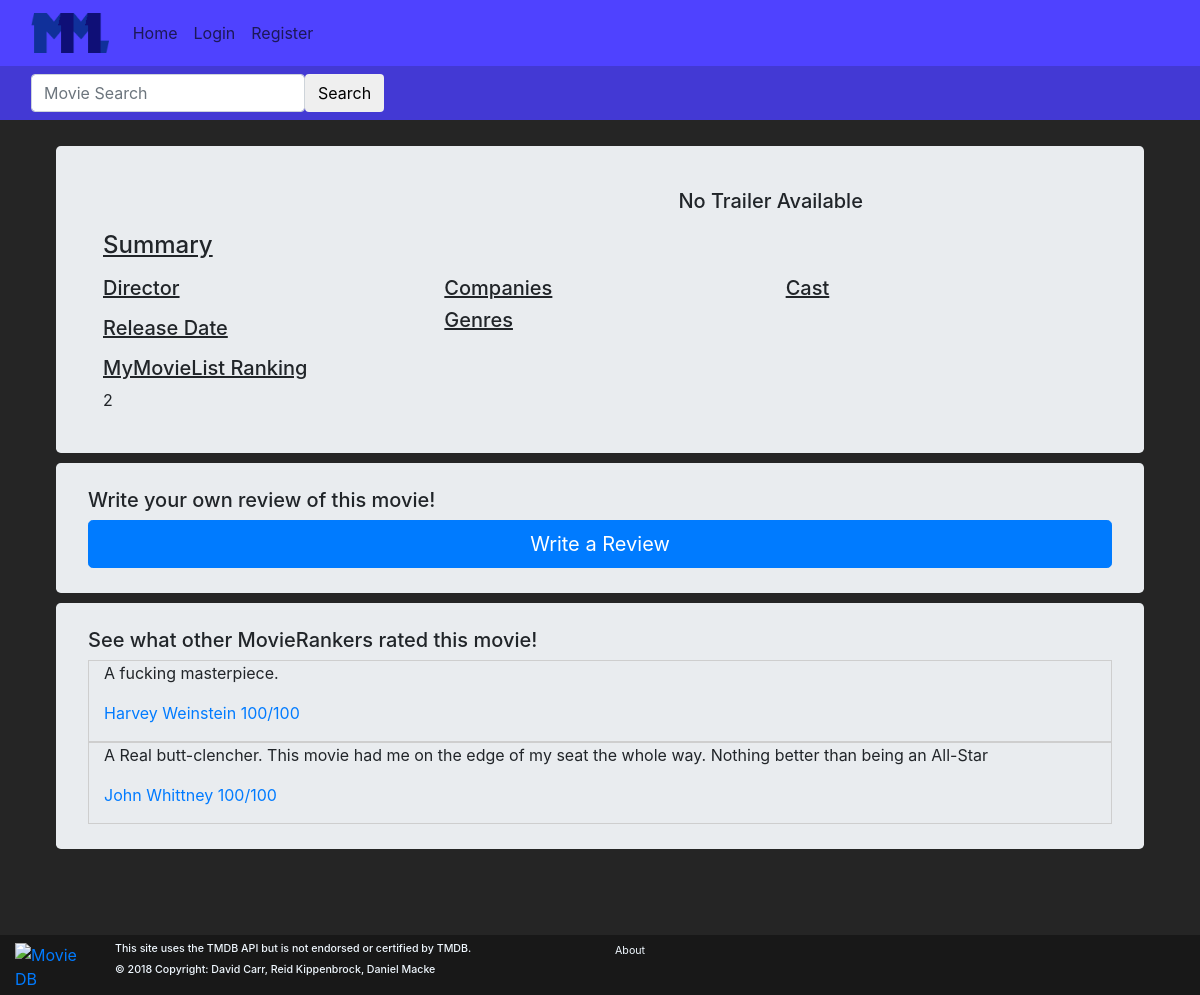
/movies/?movie_id=808, run on an earlier commit of the app's database.
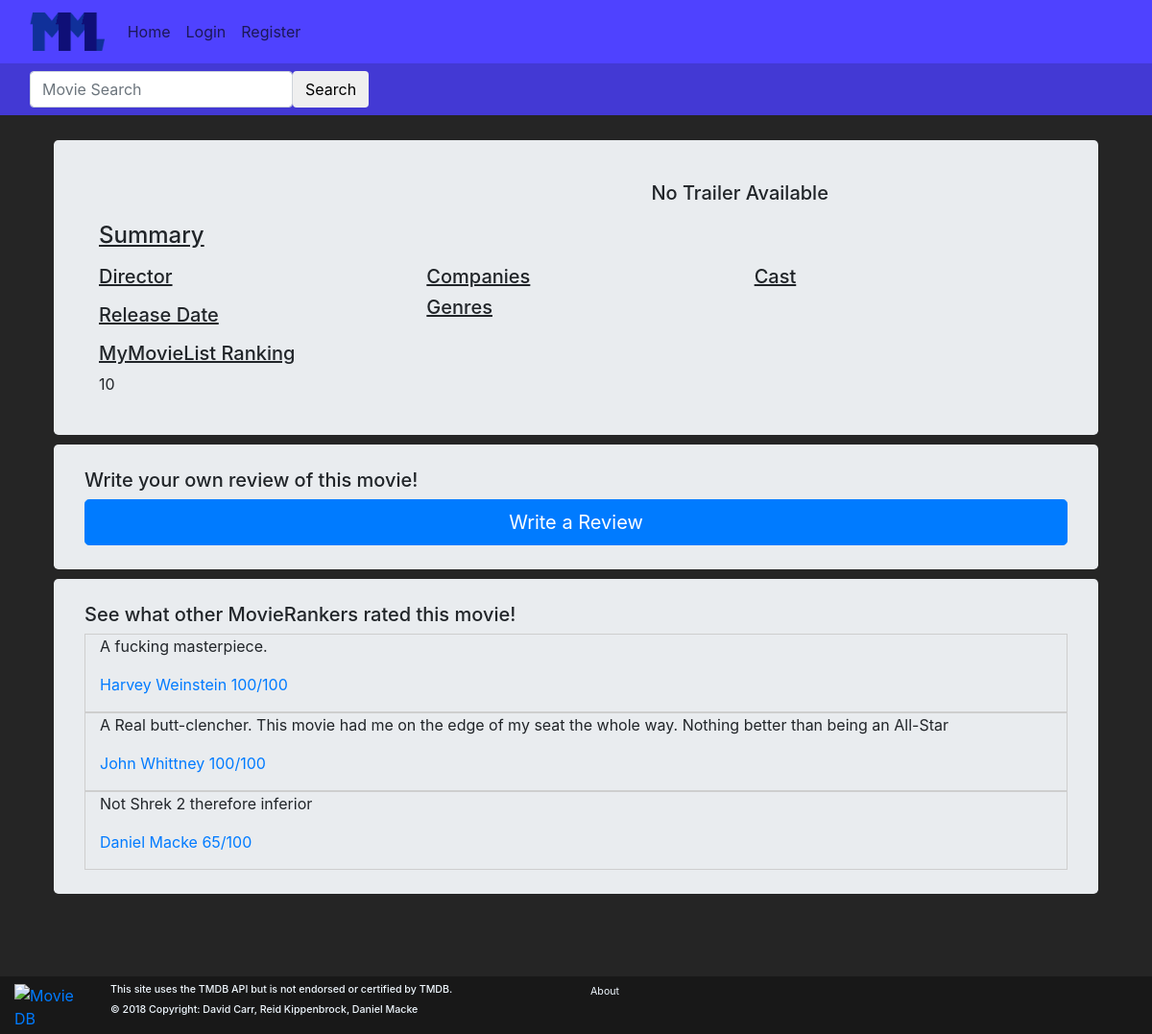
And on a later commit of the database.
### movies/models.py (models this page shows)
class MovieReview(models.Model):
    user = models.ForeignKey(User,on_delete=models.CASCADE,default=1)
    movie_id = models.IntegerField(default=0)
    movie_title = models.CharField(max_length=50, default='')
    rating = models.IntegerField(
        default=0,
        validators=[
            MaxValueValidator(100),
            MinValueValidator(0)
        ]
    )
    review = models.CharField(max_length=1000, default='')

### movies/views.py (the view)
# urls.py: path('', views.movies),
def movies(request):
    movie_id = request.GET.get('movie_id')
    movie = tmdb.Movies(movie_id)
    if(movie_id):
        movie_info = movie.info()
        movie_title = movie_info["title"]
        movie_poster = 'http://image.tmdb.org/t/p/w185/' + movie_info["poster_path"]
        movie_overview = movie_info["overview"]
        movie_genres = movie_info["genres"]
        movie_genres = movie_genres[:3]
        movie_companies = movie_info["production_companies"]
        movie_companies = movie_companies[:2]
        movie_release_date = movie_info["release_date"]
        movie_trailer = ""
        movie_director = ""
        movie_director_pic = ""
        movie_homepage = movie_info["homepage"]
        movie_released = movie_info["status"]
        top_billed_actors = movie.credits()["cast"]
        top_billed_actors = top_billed_actors[:5]
        for f in movie.videos()["results"]:
            if (f["site"] == "YouTube" and f["type"] == "Trailer"):
                movie_trailer = "https://youtube.com/embed/" + f["key"]
                break;
        for f in movie.credits()["crew"]:
            if f["job"] == "Director" :
                movie_director = f["name"]
                movie_director_pic = f["profile_path"]
        movie_reviews =  MovieReview.objects.filter(movie_id=movie_id)
        sum = 0;
        count = 0;
        for review in movie_reviews:
            sum += review.rating
            count += 1
        average = 'no reviews'
        if count > 0:
            average = sum / count
        all_reviews = MovieReview.objects.all()
        ratings = {}
        for review in all_reviews:
            id = review.movie_id
            reviews = MovieReview.objects.filter(movie_id=id)
            sum = 0
            count = 0
            for review in reviews:
                sum += review.rating
                count += 1
            average = sum / count
            ratings[id] = average
        sorted_rankings = sorted(ratings.items(), key=operator.itemgetter(1))
        sorted_rankings.reverse()
        ranking = 'No reviews'
        count = 1
        for x in sorted_rankings:
            if x[0]==int(movie_id):
                print("here")
                ranking = count
                break
            count+=1
        if movie_released == "released":
            movie_released = True
        else:
            movie_released = False
        args = {'status': movie_released, 'cast': top_billed_actors, 'ranking': ranking, 'average_rating': average, 'id' :movie_id, 'title': movie_title, 'poster': movie_poster, 'overview': movie_overview, 'genres': movie_genres,
                'companies': movie_companies, 'release_date': movie_release_date, 'trailer': movie_trailer,
                'homepage': movie_homepage, 'director':movie_director, 'director_pic':movie_director_pic,'reviews':movie_reviews,}
    return render(request, 'movies/movies.html', args)

### movies/templates/movies/movies.html (shortened to what this page needs)
{% extends 'base.html' %}
{% block body %}
  <div class="container p-3">
    <div class="jumbotron">
      <div class="container-fluid">
        <div class="row" style="padding-top: 10px;">
          <div class="col-md-4 text-center">
          </div>
          <div class="col-md-8 text-center">
             {%if trailer%}
            <iframe height="300" width="420" src="{{ trailer }}">
            </iframe>
            {%else%}
            <h5>No Trailer Available</h5>
            {%endif%}
          </div>
        </div>
        <div class="row" style="padding-top: 10px;">
            <div class="col-md-12 lead">
                <u><h4 class"text-md-left"> Summary </h4></u>
            </div>
        </div>
        <div class="row">
          <div class="col-md-4">
            <u><h5 class="text-md-left"> Director </h5></u>
            <u><h5 class="text-md-left"> Release Date </h5></u>
            <u><h5 class="text-md-left"> MyMovieList Ranking </h5></u>
            <p>
              {{ ranking }}
            </p>
          </div>
          <div class="col-md-4">
            <u><h5 class="text-md-left"> Companies </h5></u>
              <u><h5 class="text-md-left text-underline"> Genres </h5></u>
          </div>
          <div class="col-md-4">
            <u><h5 class="text-md-left"> Cast </h5></u>
          </div>
        </div>
      </div>
    </div>
    <div class="jumbotron">
          <h5> Write your own review of this movie!</h5>
          <a href="/movies/write_review/?movie_id={{ id }}" class="btn btn-primary btn-lg btn-block">Write a Review</a>
    </div>
      <div class="jumbotron">
        <h5>See what other MovieRankers rated this movie!</h5>
          {%if reviews%}
          {%for review in reviews%}
          <div class="container-fluid" style="border:1px solid #cecece;">
            <blockquote>
              <p>{{review.review}}<p>
              <footer><a href="/account/profile/?p={{review.user.username}}">{{review.user.first_name}} {{review.user.last_name}} {{review.rating}}/100</a></footer>
            </blockquote>
          </div>
          {% endfor %}
          {% else %}
          <h6>No reviews written</h6>
          {% endif %}
      </div>
  </div>
{% endblock %}

What changed in the data, as far as the page shows it:
added MovieReview: review "Not Shrek 2 therefore inferior", user.first_name "Daniel", user.last_name "Macke", rating "65"
Also different on the page:
{{ ranking }}: "2" → "10"
